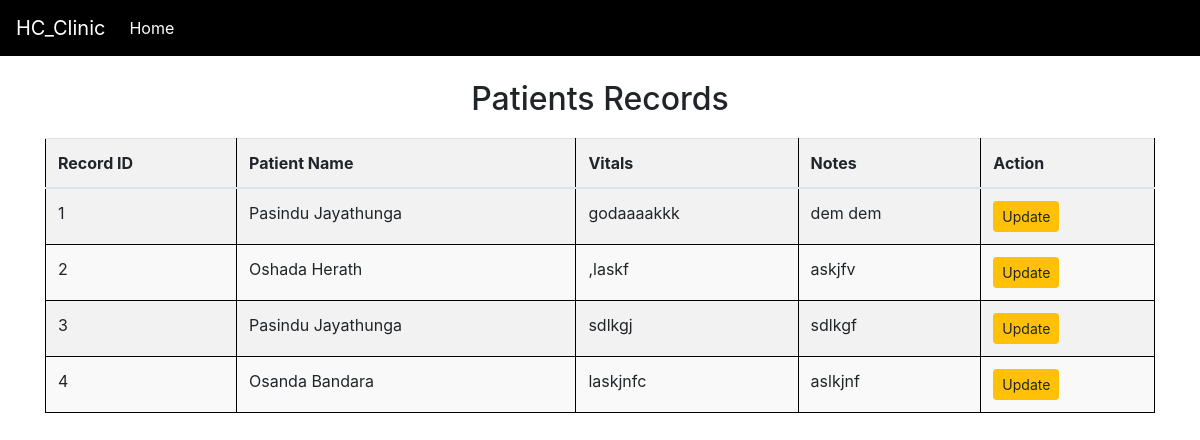
Screenshot of /patientsrecords.php with the database file from the repository.
### tables this page shows
CREATE TABLE `patient_records` (
  `rec_id` int(11) NOT NULL AUTO_INCREMENT,
  `patient_name` varchar(100) NOT NULL,
  `vitals` text NOT NULL,
  `notes` text NOT NULL,
  PRIMARY KEY (`rec_id`)
);

### patientsrecords.php (the view, shortened to what this page needs)
<!doctype html>
<html lang="en">
<head>
    <link rel="stylesheet" href="https://stackpath.bootstrapcdn.com/bootstrap/4.3.1/css/bootstrap.min.css">
</head>
<body>
    <nav class="navbar navbar-expand-sm navbar-dark" style="background-color: black;">
        <a class="navbar-brand" href="nursehome.php">HC_Clinic</a>
        <div class="collapse navbar-collapse" id="collapsibleNavId">
            <ul class="navbar-nav mr-auto mt-2 mt-lg-0">
                <li class="nav-item active">
                    <a class="nav-link" href="nursehome.php">Home</a>
                </li>
            </ul>
        </div>
    </nav>
    <center>
        <div class="container mt-4">
            <h2 class="text-center">Patients Records</h2>
            <table class="table table-striped">
                <thead>
                    <tr>
                        <th>Record ID</th>
                        <th>Patient Name</th>
                        <th>Vitals</th>
                        <th>Notes</th>
                        <th>Action</th>
                    </tr>
                </thead>
                <tbody>
                <?php
                include 'connect.php';
                $sql = "SELECT * FROM patient_records";
                $result = mysqli_query($conn, $sql);
                if ($result) {
                    while ($row = mysqli_fetch_assoc($result)) {
                        $rec_id = $row['rec_id'];
                        $patient_name = $row['patient_name'];
                        $vitals = $row['vitals'];
                        $notes = $row['notes'];
                        echo '
                        <tr>
                            <td>' . $rec_id . '</td>
                            <td>' . $patient_name . '</td>
                            <td>' . $vitals . '</td>
                            <td>' . $notes . '</td>
                            <td>
                                <a href="n_update.php?rec_id=' . $rec_id . '" class="btn btn-warning btn-sm">Update</a>
                            </td>
                        </tr>';
                    }
                } else {
                    echo '<tr><td colspan="5" class="text-center">No patient records found</td></tr>';
                }
                ?>
                </tbody>
            </table>
        </div>
    </center>
</body>
</html>

### patientsrecords.php (style rules this page uses)
table { width: 100%; border-collapse: collapse; margin-top: 20px; }
th, td { border: 1px solid black; padding: 8px; text-align: left; }
th { background-color: #f2f2f2; }
tr:nth-child(even) { background-color: #f9f9f9; }

### rows the page displays
patient_records: rec_id "1", patient_name "Pasindu Jayathunga", vitals "godaaaakkk", notes "dem dem"
patient_records: rec_id "2", patient_name "Oshada Herath", vitals ",laskf", notes "askjfv"
patient_records: rec_id "3", patient_name "Pasindu Jayathunga", vitals "sdlkgj", notes "sdlkgf"
patient_records: rec_id "4", patient_name "Osanda Bandara", vitals "laskjnfc", notes "aslkjnf"
